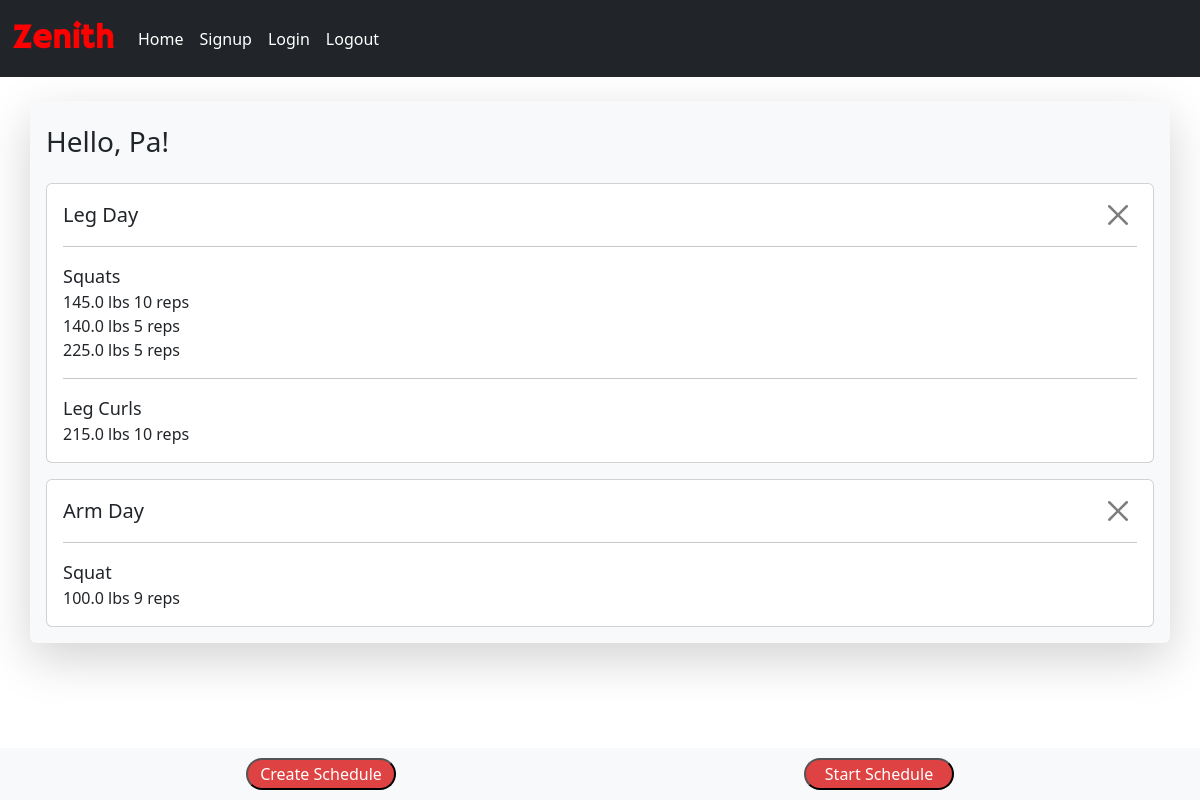
Page /home (signed in) on the committed database.
### website/models.py (models this page shows)
class User(db.Model, UserMixin):
    id = db.Column(db.Integer, primary_key=True)
    email = db.Column(db.String, nullable=False, unique=True)
    username = db.Column(db.String, nullable=False)
    password = db.Column(db.String, nullable=False)
    schedules = db.relationship("Schedule", backref="user", lazy=True)

class Schedule(db.Model, UserMixin):
    id = db.Column(db.Integer, primary_key=True)
    schedule_name = db.Column(db.String(100), nullable=False)
    date_created = db.Column(db.DateTime, default=datetime.utcnow(), nullable=False)
    user_id = db.Column(db.Integer, db.ForeignKey('user.id'), nullable=False)
    exercises = db.relationship('Exercise', backref='schedule', lazy=True)

class Exercise(db.Model, UserMixin):
    id = db.Column(db.Integer, primary_key=True)
    exercise_name = db.Column(db.String(100), nullable=False)
    schedule_id = db.Column(db.Integer, db.ForeignKey('schedule.id'))
    user_id = db.Column(db.Integer, db.ForeignKey('user.id'), nullable=False)
    sets = db.relationship('Set', backref='exercise', lazy=True)

class Set(db.Model, UserMixin):
    id = db.Column(db.Integer, primary_key=True)
    reps = db.Column(db.Integer, nullable=False)
    weight = db.Column(db.Float, nullable=False)
    exercise_id = db.Column(db.Integer, db.ForeignKey('exercise.id'), nullable=False)
    user_id = db.Column(db.Integer, db.ForeignKey('user.id'), nullable=False)

### website/training.py (the view)
@training.route("/", methods=['POST', 'GET'])
@training.route("/home", methods=['POST', 'GET'])
@login_required
def home():
    schedules = Schedule.query.filter_by(user_id=current_user.id).all()
    exercises = Exercise.query.filter_by(user_id=current_user.id).all()
    sets = Set.query.filter_by(user_id=current_user.id).all()
    return render_template("index.html", schedules=schedules, exercises=exercises, sets=sets, current_user=current_user, username=current_user.username)

### website/__init__.py (called while the page is built)
def create_app():
    app = Flask(__name__)
    app.config["SQLALCHEMY_DATABASE_URI"] = "sqlite:///project.db"
    app.config['SECRET_KEY'] = os.getenv('FLASK_SECRET_KEY', 'a_default_secret_key')
    app.config['SESSION_PERMANENT'] = True
    app.config['PERMANENT_SESSION_LIFETIME'] = 604800
    db.init_app(app)
    from .auth import auth
    app.register_blueprint(auth)
    from .training import training
    app.register_blueprint(training)
    from .models import User
    create_database(app)
    login_manager.login_view = "auth.login"
    login_manager.login_message = "You must be signed in to reach this page!"
    login_manager.login_message_category = "danger"
    login_manager.init_app(app)
    @login_manager.user_loader
    def load_user(id):
        return User.query.get(int(id))
    return app

### website/templates/index.html (shortened to what this page needs)
{% extends 'base.html' %}
{% block content %}
<div class="container shadow-lg p-3 mb-5 mt-4 bg-light rounded" style="margin-bottom: 15%;">
    <h3 class="mt-2 mb-4 ">Hello, {{username}}!</h3>
    {% for schedule in schedules %}
    <div id="schedule_{{ schedule.id }}" class="card clickable p-3 mt-3" onclick="selectSchedule({{ schedule.id }})">
        <div class="schedule-name">
            {{ schedule.schedule_name }}
            <div class="btnDiv d-inline">
                <button class="btn-close"  onclick="deleteSchedule({{schedule.id}})"></button>
            </div>
        </div>
        <div class="exercise-name">
            {% for exercise in exercises %}
                {% if exercise.schedule_id == schedule.id %}
                <hr>
                    {{ exercise.exercise_name }}
                    <div class="set-data">
                        {% for set in sets %}
                            {% if set.exercise_id == exercise.id %}
                                <div>{{ set.weight }} lbs {{ set.reps }} reps</div>
                            {% endif %}
                        {% endfor %}
                    </div>
                {% endif %}
            {% endfor %}
        </div>
    </div>
    {% endfor %}
</div>
<div class="bottom-row bg-light">
    <div class="container">
        <div class="d-flex flex-row justify-content-around">
            <div class="col-auto">
                <a href="/schedule/create"><button class="button">Create Schedule</button></a>
            </div>
            <div class="col-auto">
                <button onclick="startSelectedSchedule()" class="button">Start Schedule</button>
            </div>
        </div>
    </div>
</div>
{% endblock %}

### website/templates/index.html (style rules this page uses)
.bottom-row { position: fixed; bottom: 0; width: 100%; padding: 10px; text-align: center; }
.clickable { cursor: pointer; }
.btnDiv { position: absolute; right: 20px; }
.button { padding: 2px; border-radius: 20px; background-color: rgb(223, 66, 66); color: white; font-weight: 400; min-width: 150px; }
.schedule-name { font-size: 20px; }
.exercise-name { font-size: 18px; }
.set-data { font-size: 16px; }

### rows in the picture
User: username "Pa"
Schedule: schedule_name "Leg Day"
Exercise: exercise_name "Squats"
Set: weight "145.0", reps "10"
Set: weight "140.0", reps "5"
Set: weight "225.0", reps "5"
Exercise: exercise_name "Leg Curls"
Set: weight "215.0", reps "10"
Schedule: schedule_name "Arm Day"
Exercise: exercise_name "Squat"
Set: weight "100.0", reps "9"
